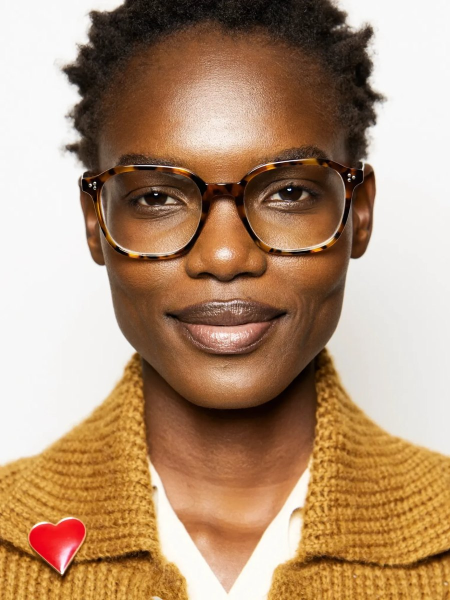
#> input picture landing/juno-vale-photo.jpg, 900 x 1200 px (shown at 1/2 size)
$ python build_cover.py ../landing/juno-vale-photo.jpg ../landing/juno-vale-portrait.jpg ../landing/juno-vale-portrait.jpg 5 ../landing/juno-vale-portrait.jpg
#> lines starting #> are read from the running program, lines starting #| are printed output that depends on the picture
"""Build a KDP full-wrap paperback cover PDF for 'Cisza, z której pochodzę'.

Usage: python3 build_cover.py <front.jpg> <author_photo> <out.pdf> [pages] [paper]
paper: white (0.002252 in/page) | cream (0.0025 in/page). Trim 5.5 x 8.5 in, 0.125 in bleed.
"""
import sys, pathlib, subprocess
from PIL import Image, ImageFilter

front_src, photo_src, out_pdf = sys.argv[1], sys.argv[2], pathlib.Path(sys.argv[3]).resolve()
pages = int(sys.argv[4]) if len(sys.argv) > 4 else 128
paper = sys.argv[5] if len(sys.argv) > 5 else 'white'
DPI, TW, TH, BL = 300, 5.5, 8.5, 0.125
spine = pages * (0.002252 if paper == 'white' else 0.0025)
W, H = 2 * TW + spine + 2 * BL, TH + 2 * BL
work = out_pdf.parent / 'cover_work'; work.mkdir(parents=True, exist_ok=True)

# front panel incl. right/top/bottom bleed, cropped from the centre of the artwork
fw, fh = round((TW + BL) * DPI), round(H * DPI)
im = Image.open(front_src).convert('RGB')
#> im is the input picture: PIL image 900x1200 RGB; mean R, G, B 177.9, 145.9, 117.1
scale = max(fw / im.width, fh / im.height)
#> scale = 2.19
im = im.resize((round(im.width * scale), round(im.height * scale)), Image.LANCZOS)
#> im: PIL image 1969x2625 RGB
left = (im.width - fw) // 2
#> left = 140
im = im.crop((left, (im.height - fh) // 2, left + fw, (im.height - fh) // 2 + fh))
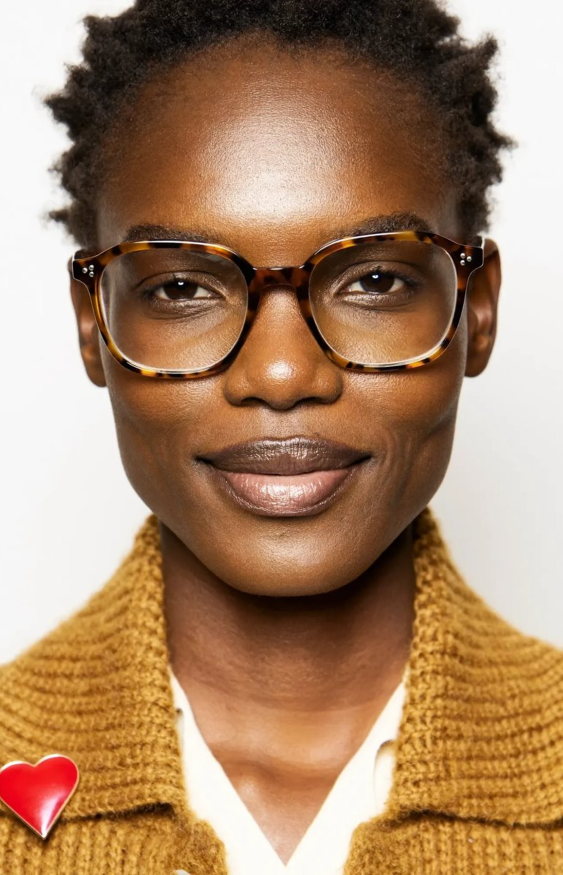
#> im: PIL image 1688x2625 RGB (shown at 1/3 size); mean R, G, B 168.5, 133.6, 103.3
im = im.filter(ImageFilter.UnsharpMask(radius=1.2, percent=60, threshold=2))
im.save(work / 'front.jpg', quality=95, dpi=(DPI, DPI))
print(f'front artwork effective resolution: {round(DPI / scale)} dpi before upscaling')
#| front artwork effective resolution: 137 dpi before upscaling
Image.open(photo_src).convert('RGB').save(work / 'photo.jpg', quality=95)
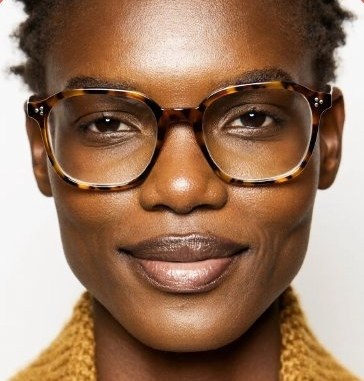
#> input picture landing/juno-vale-portrait.jpg, 364 x 381 px

FONTS = pathlib.Path(__file__).resolve().parent / 'fonts' / 'ub-local.css'
bio = 'Joanna Dorobisz dorastała w domu, w którym milczenie było jedyną ochroną. Dziś pomaga kobietom odzyskać głos, czucie i prawo do własnego życia.'
blurb = [
 'Dorastałam w domu, w którym słowa były ostrzejsze niż nóż, a milczenie było jedynym schronieniem. Przez lata żyłam w trybie przetrwania: funkcjonowałam, uśmiechałam się, wykonywałam obowiązki, ale nie czułam.',
 'Ta książka to zapis mojej drogi od zamrożenia do życia. Piszę w niej o tym, co dzieje się z dzieckiem, które musi wyłączyć emocje, żeby przetrwać, i o tym, jak dorosła kobieta może je odzyskać. Uczciwie, bez upiększeń i z czułością dla każdej, która rozpozna w tych stronach siebie.',
 'Przeprowadzę Cię przez temat DDA i złożonej traumy, przez dziedzictwo przodków i ustawienia systemowe, aż po pracę z wewnętrznym dzieckiem, ciałem i zamrożonymi emocjami. Każdy rozdział kończy się ćwiczeniami i pytaniami, które pomogą Ci przejść tę drogę we własnym tempie.',
 'To nie jest poradnik o tym, jak „naprawić się” w tydzień. To mapa powrotu do siebie, do kobiety, która ma prawo czuć, mówić i żyć po swojemu.',
]
back_w = TW + BL
import re
# Polish typography: keep one-letter words (w, i, z, a, o, u) with the next word
nb = lambda t: re.sub(r'(?<!\S)([aiouwzAIOUWZ]) ', '\\1\u00a0', t)
bio = nb(bio); blurb = [nb(x) for x in blurb]
html = f"""<!doctype html><html lang="pl"><head><meta charset="utf-8"><link rel="stylesheet" href="file://{FONTS}">
<style>
@page {{ size: {W}in {H}in; margin: 0; }}
html, body {{ margin: 0; }}
.cover {{ position: relative; width: {W}in; height: {H}in; background: #0b0b0b; overflow: hidden; font-family: 'Ubuntu', sans-serif; color: #f2efe9; }}
.front {{ position: absolute; top: 0; right: 0; width: {TW + BL}in; height: {H}in; }}
.back {{ position: absolute; top: 0; left: 0; width: {back_w}in; height: {H}in; }}
.bio {{ position: absolute; left: {BL + 0.55}in; right: 0.5in; top: {BL + 0.6}in; display: flex; gap: 0.18in; align-items: flex-start; }}
.bio img {{ width: 1.05in; height: 1.05in; object-fit: cover; flex-shrink: 0; }}
.bio p {{ margin: 0; font-size: 11.5pt; line-height: 1.38; font-weight: 500; }}
.blurb {{ position: absolute; left: {BL + 0.55}in; right: 0.5in; top: {BL + 2.05}in; font-size: 9.6pt; line-height: 1.45; }}
.blurb p {{ margin: 0 0 0.11in; }}
.blurb p:last-child {{ font-style: italic; color: #e9d9a8; }}
.web {{ position: absolute; left: {BL + 0.55}in; top: {H - BL - 0.6}in; font-size: 8.5pt; letter-spacing: .08em; color: #bdb6a8; }}
.spine {{ position: absolute; top: 0; left: {back_w}in; width: {spine}in; height: {H}in; display: flex; align-items: center; justify-content: center; }}
.spine div {{ writing-mode: vertical-rl; white-space: nowrap; font-size: {min(10.5, spine * 72 * 0.55):.1f}pt; letter-spacing: .04em; }}
.spine b {{ font-weight: 500; margin-top: 0.4in; display: inline-block; }}
</style></head><body><div class="cover">
<div class="back">
  <div class="bio"><img src="file://{work / 'photo.jpg'}"><p>{bio}</p></div>
  <div class="blurb">{''.join(f'<p>{p}</p>' for p in blurb)}</div>
  <div class="web">letyoursoulglow.net</div>
</div>
<div class="spine"><div>Cisza, z której pochodzę <b>Joanna Dorobisz</b></div></div>
<img class="front" src="file://{work / 'front.jpg'}">
</div></body></html>"""
(work / 'cover.html').write_text(html)
js = f"""const {{ chromium }} = require('playwright');
(async()=>{{const b=await chromium.launch({{executablePath:'/opt/pw-browsers/chromium'}});const p=await b.newPage();
await p.goto('file://{work / 'cover.html'}');await p.evaluate(()=>document.fonts.ready);await p.waitForTimeout(1200);
await p.pdf({{path:'{out_pdf}',preferCSSPageSize:true,printBackground:true}});await b.close();}})();"""
(work / 'render.js').write_text(js)
#> (the run stopped early here; a loop or call above may not have finished)
